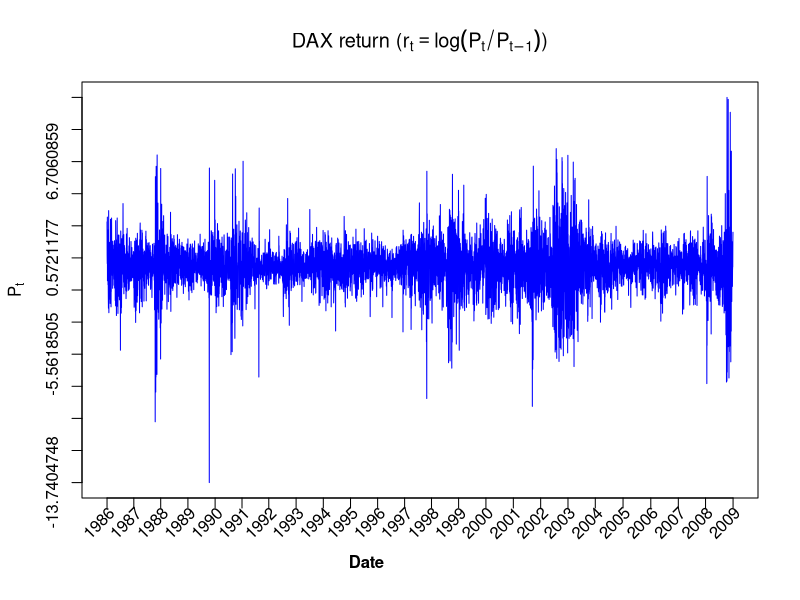

R code for this plot:
##### CAMdaxreturn yafei.xu@hu-berlin.de

# read data dax140624.csv from https://raw.githubusercontent.com/YafeiXu/CAMquantlet/master/DAX19902014.csv
# replace the path of the working directory if necessary
setwd("C:/R")
d=read.csv("dax140624.csv")
DateInput=as.Date(d[,1])
numOfDate=as.numeric(as.Date(c(DateInput)))
newDF=data.frame(d,numOfDate)
sortNewDF=newDF[order(newDF[,3]),]
newDF2=data.frame(sortNewDF,seq(1,length(newDF[,3]),length.out=length(newDF[,3]))) 
sortNewDF=newDF[order(newDF[,3]),]
newDF2=data.frame(sortNewDF,seq(1,length(newDF[,3]),length.out=length(newDF[,3])))
dateNum1=as.numeric(as.Date(c("1986-01-02","1987-01-02","1988-01-04","1989-01-02",
"1990-01-02","1991-01-02","1992-01-02","1993-01-04","1994-01-03","1995-01-02","1996-01-02",
"1997-01-02","1998-01-02","1999-01-04","2000-01-03","2001-01-02","2002-01-02","2003-01-02",
"2004-01-02","2005-01-03","2006-01-02","2007-01-02","2008-01-02","2008-12-30")))
At=c(newDF2[which(newDF2[,3]==as.numeric(as.Date(c("1986-01-02")))),4],
newDF2[which(newDF2[,3]==as.numeric(as.Date(c("1987-01-02")))),4],
newDF2[which(newDF2[,3]==as.numeric(as.Date(c("1988-01-04")))),4],
newDF2[which(newDF2[,3]==as.numeric(as.Date(c("1989-01-02")))),4],
newDF2[which(newDF2[,3]==as.numeric(as.Date(c("1990-01-02")))),4],
newDF2[which(newDF2[,3]==as.numeric(as.Date(c("1991-01-02")))),4],
newDF2[which(newDF2[,3]==as.numeric(as.Date(c("1992-01-02")))),4],
newDF2[which(newDF2[,3]==as.numeric(as.Date(c("1993-01-04")))),4],
newDF2[which(newDF2[,3]==as.numeric(as.Date(c("1994-01-03")))),4],
newDF2[which(newDF2[,3]==as.numeric(as.Date(c("1995-01-02")))),4],
newDF2[which(newDF2[,3]==as.numeric(as.Date(c("1996-01-02")))),4],
newDF2[which(newDF2[,3]==as.numeric(as.Date(c("1997-01-02")))),4],
newDF2[which(newDF2[,3]==as.numeric(as.Date(c("1998-01-02")))),4],
newDF2[which(newDF2[,3]==as.numeric(as.Date(c("1999-01-04")))),4],
newDF2[which(newDF2[,3]==as.numeric(as.Date(c("2000-01-03")))),4],
newDF2[which(newDF2[,3]==as.numeric(as.Date(c("2001-01-02")))),4],
newDF2[which(newDF2[,3]==as.numeric(as.Date(c("2002-01-02")))),4],
newDF2[which(newDF2[,3]==as.numeric(as.Date(c("2003-01-02")))),4],
newDF2[which(newDF2[,3]==as.numeric(as.Date(c("2004-01-02")))),4],
newDF2[which(newDF2[,3]==as.numeric(as.Date(c("2005-01-03")))),4],
newDF2[which(newDF2[,3]==as.numeric(as.Date(c("2006-01-02")))),4],
newDF2[which(newDF2[,3]==as.numeric(as.Date(c("2007-01-02")))),4],
newDF2[which(newDF2[,3]==as.numeric(as.Date(c("2008-01-02")))),4],
newDF2[which(newDF2[,3]==as.numeric(as.Date(c("2008-12-30")))),4])
dateC=c("1986","1987","1988","1989","1990","1991","1992","1993","1994","1995","1996","1997","1998","1999","2000","2001","2002","2003","2004","2005",
"2006","2007","2008","2009")
Pt=newDF[,2]
P1=Pt[-length(Pt)]
P2=Pt[-1]
DAXreturn=log(P1/P2)
DAXreturn=data.frame(DAXreturn,length(DAXreturn):1)
DAXreturn=DAXreturn[order(DAXreturn[,2]),]
DAXreturn=DAXreturn[,1]*100
plot( seq(1,length(DAXreturn),length.out=length(DAXreturn)),seq(min(DAXreturn),max(DAXreturn),length.out=length(DAXreturn)),xlab="",ylab="", main=expression("DAX return ("*r[t]==log(P[t] / P[t-1])*")"),col="White",axes=FALSE, xaxt="n", yaxt="n")
box() 
axis(1,at=At, labels=F)
axis(2,at=seq(min(DAXreturn),max(DAXreturn),length.out=13)) 
mtext(expression(P[t]), side=2, line=2.7, at=seq(min(DAXreturn),max(DAXreturn),length.out=13)[7],font=2,cex=1)  
mtext("Date", side=1, line=2.7, at=2401,font=2,cex=1) 
text(cex=1, x=At-80, y=-16.3, dateC, xpd=TRUE, srt=45) 
# time series plot
lines(1:length(DAXreturn),DAXreturn,pch=1,lty=1,col="blue",lwd=1) 
